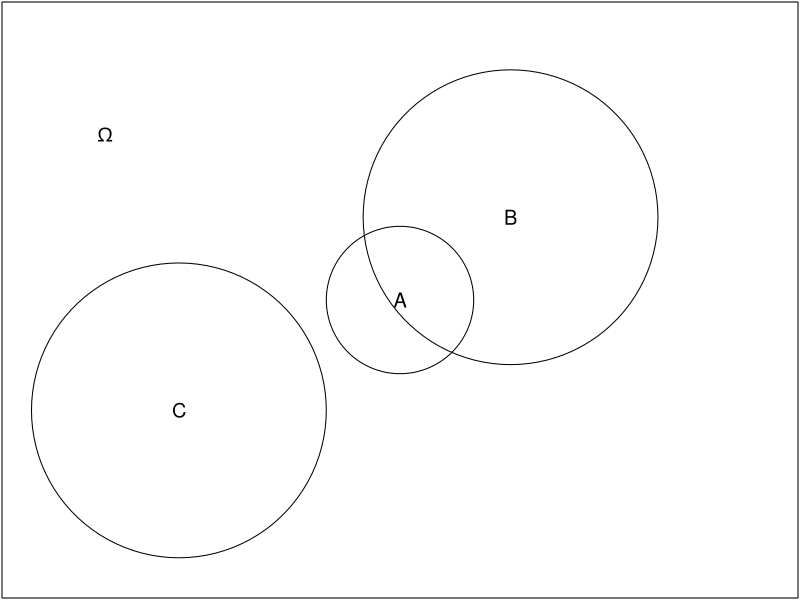

Recreate this plot in R. (Note: this script raises an error after producing the figure.)
## ---- chunk 1
#| out.width: "95%"
#| echo: FALSE
  
library(plotrix)
par(mar=c(0.1,0.1,0.1,0.1))
plot(c(0,1),c(0,1),t="n", axes=F, xlab="",ylab="")
draw.circle(0.5,0.5,radius=0.1,col=NA)
draw.circle(0.65,0.65,radius=0.2,col=NA)
draw.circle(0.2,0.3,radius=0.2,col=NA)
box()
text(0.1,0.8,expression(Omega),cex=1.2)
text(0.5,0.5,"A",cex=1.2)
text(0.65,0.65,"B",cex=1.2)
text(0.2,0.3,"C",cex=1.2)
## ---- chunk 2
knitr::include_graphics("images/AdobeStock_101998556b.jpeg")
## ---- chunk 3
plot(c(0,1),c(0,1),t="n",xlab="",ylab="",axes=F)
points(c(0,0.4,0.4),c(0.5,0.2,0.8))
lines(c(0.4,0,0.4),c(0.2,0.5,0.8))
text(0.2,0.7,expression(B))
text(0.35,0.83,0.6)
text(0.35,0.17,0.4)
text(0.2,0.29,expression(bar(B)))
## ---- chunk 4
plot(c(0,1),c(0,1),t="n",xlab="",ylab="",axes=F)
points(c(0,0.4,0.4,0.8,0.8,0.8,0.8),c(0.5,0.2,0.8,0,0.4,0.6,1))
lines(c(0.4,0,0.4),c(0.2,0.5,0.8))
lines(c(0.8,0.4,0.8),c(0,0.2,0.4))
lines(c(0.8,0.4,0.8),c(0.6,0.8,1))
text(0.2,0.7,expression(B))
text(0.2,0.29,expression(bar(B)))
text(0.6,0.04,expression(bar(A)))
text(0.6,0.35,expression(A))
text(0.6,0.65,expression(bar(A)))
text(0.6,0.95,expression(A))
text(c(0.35,0.35,0.75,0.75,0.75,0.75),
     c(0.3,0.7,0.93,0.67,0.33,0.07),
     c(0.4,0.6,0.8,0.2,0.5,0.5))
